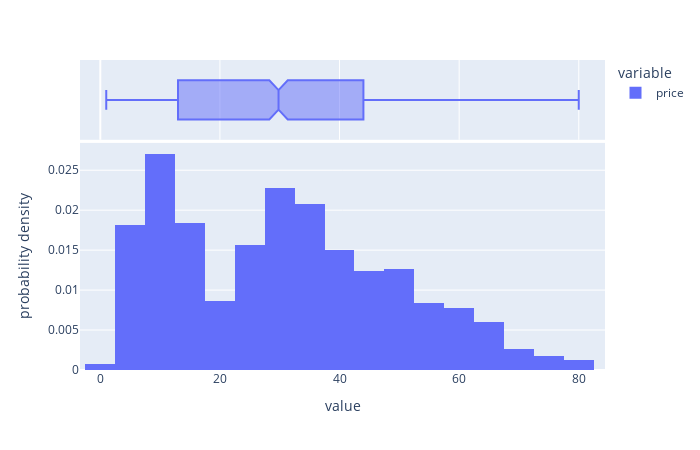

This figure's notebook cell:
### Markdown cell above
### Model and Predict using log transformation on price with mileage and color
- As asserted in the set-up for the homework, color did not appear to have an impact on price
- If color is truly indepdent of mileage, it is unlikely that adding it to the model would change the model estimates for price, but will confirm empirically 
- A log transformation of price was also asserted in the homework and shown to prevent negative prediction for price, this is further support by the skewed histogram of price

### Code cell
# check out distribution of price data
px.histogram(cd['price'], histnorm='probability density', marginal='box', nbins=30, width=700, height=450)

### Figure 1 — Plotly figure (JSON) as saved in the notebook; plotly's stock layout.template omitted (floating-point values rounded to 4 significant figures; data arrays with more than 128 entries replaced by an {"elided": "..."} marker saying what was removed)
{"data": [{"alignmentgroup": "True", "bingroup": "x", "histnorm": "probability density", "hovertemplate": "variable=price<br>value=%{x}<br>probability density=%{y}<extra></extra>", "legendgroup": "price", "marker": {"color": "#636efa", "pattern": {"shape": ""}}, "name": "price", "nbinsx": 30, "offsetgroup": "price", "orientation": "v", "showlegend": true, "type": "histogram", "x": {"elided": "1000 float values"}, "xaxis": "x", "yaxis": "y"}, {"alignmentgroup": "True", "hovertemplate": "variable=price<br>value=%{x}<extra></extra>", "legendgroup": "price", "marker": {"color": "#636efa"}, "name": "price", "notched": true, "offsetgroup": "price", "showlegend": false, "type": "box", "x": {"elided": "1000 float values"}, "xaxis": "x2", "yaxis": "y2"}], "layout": {"barmode": "relative", "height": 450, "legend": {"title": {"text": "variable"}, "tracegroupgap": 0}, "margin": {"t": 60}, "width": 700, "xaxis": {"anchor": "y", "domain": [0, 1], "title": {"text": "value"}}, "xaxis2": {"anchor": "y2", "domain": [0, 1], "matches": "x", "showgrid": true, "showticklabels": false}, "yaxis": {"anchor": "x", "domain": [0, 0.7326], "title": {"text": "probability density"}}, "yaxis2": {"anchor": "x2", "domain": [0.7426, 1], "matches": "y2", "showgrid": false, "showline": false, "showticklabels": false, "ticks": ""}}}
